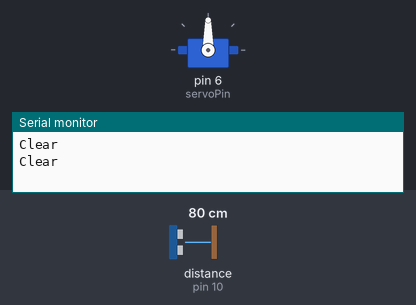
This sketch was run on a simulated Arduino Uno, built with avr-gcc and run on an emulated ATmega328P. Parts: servo, the last lines printed to the serial monitor. Wiring (inferred from the names in the program): ultrasonic range finder: trigger pin 9; echo pin 10. Inputs (shaded band) come from the test bench; at power-on: distance to the obstacle (sensor on pin 10) 80 cm. The echo pulse lasts 58.3 µs per cm.

Above: at 2.8 s.
2.9 s: distance to the obstacle (sensor on pin 10) set to 28 cm
5.0 s: distance to the obstacle (sensor on pin 10) set to 24 cm
At 5.16 s:
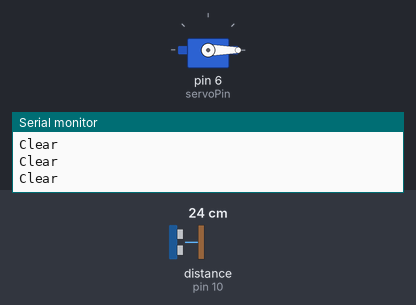
At 8.1 s:
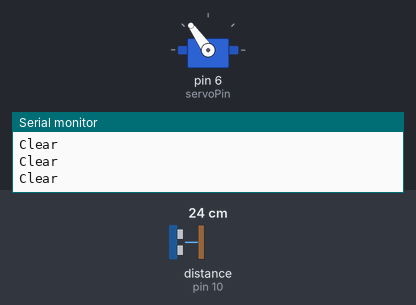
8.9 s: distance to the obstacle (sensor on pin 10) set to 35 cm
At 9.5 s:
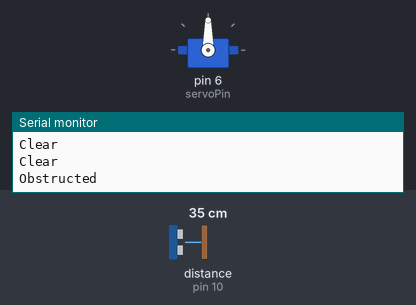
Timing chart, 0 to 11.9 s (numbered marks = the images above; inputs shaded):
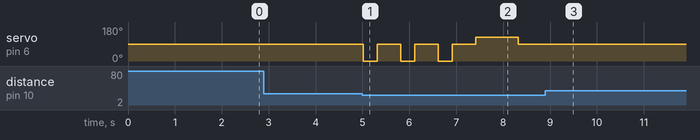

Measured:
- the behaviour switches between 26 and 25 cm on distance to the obstacle (sensor on pin 10) (found by bisection; images 0 and 1)
- after the input at 5.0 s, servo on pin 6 (servoPin): 90° → 0° at once, → 90° 0.30 s later, → 0° 0.50 s later, → 90° 0.30 s later, … (8 changes in this stretch)
- after the input at 8.9 s, servo on pin 6 (servoPin): stops changing and stays 90°

The sketch:

ObstacleAvoidance.ino
```cpp
#include <Servo.h>

// Initialize pins for the ultrasonic sensor and servo motor
int trigPin = 9;  // Ultrasonic sensor trigger pin
int echoPin = 10; // Ultrasonic sensor echo pin
int servoPin = 6; // Servo control pin

// Create a Servo object to control the continuous servo
Servo servo;

// Minimum distance threshold for the rover to stop and decide a new direction
int safeDistance = 25; // Distance in centimeters

void setup() {
  // Start serial communication to send data to the Raspberry Pi
  Serial.begin(9600);

  // Attach the servo to its control pin
  servo.attach(servoPin);

  // Configure the ultrasonic sensor pins
  pinMode(trigPin, OUTPUT); // Trigger pin sends pulses
  pinMode(echoPin, INPUT);  // Echo pin receives the reflected pulse
}

void loop() {
  // Make sure the servo is stopped
  servo.write(90);  // Stop servo
  delay(500);       // Allow the servo to settle

  // Measure the distance directly in front of the rover
  int distance = measureDistance();

  // Check if the measured distance is below the safe threshold
  if (distance < safeDistance) {
    // Obstacle detected - scan to find a clear path
    const char* bestDirection = scanForClearPath();

    // Send the chosen direction to the Raspberry Pi
    Serial.println(bestDirection);
  } else {
    // No obstacle detected - path ahead is clear
    Serial.println("Clear");
  }

  // Small delay to avoid excessive processing
  delay(1000);
}

// Function to measure distance using the ultrasonic sensor
int measureDistance() {
  // Send a 10-microsecond pulse to the trigger pin
  digitalWrite(trigPin, LOW);
  delayMicroseconds(2);
  digitalWrite(trigPin, HIGH);
  delayMicroseconds(10);
  digitalWrite(trigPin, LOW);

  // Measure the duration of the echo pulse in microseconds
  long duration = pulseIn(echoPin, HIGH);

  // Calculate distance in centimeters
  // Speed of sound = 343 m/s, so distance = (duration * 0.034) / 2
  int distance = duration * 0.034 / 2;
  return distance;
}

// Function to scan left, back, and right for the best clear path
const char* scanForClearPath() {
  int checkTime = 300; // Time (ms) to move the servo to each position
  int distance = 0;    // Variable to hold measured distances

  // Scan left
  servo.write(0);        // Move the servo counterclockwise (left)
  delay(checkTime);      // Wait for the servo to reach position
  servo.write(90);       // Stop the servo
  delay(500);            // Allow the servo to stabilize
  distance = measureDistance(); // Measure the distance on the left
  if (distance > safeDistance) {
    // Return to center if left is clear
    servo.write(125);    // Move back to center
    delay(checkTime);
    servo.write(90);     // Stop the servo
    return "L";          // Return "L" for left
  }

  // Scan back
  servo.write(0);        // Continue moving counterclockwise (back)
  delay(checkTime);      // Wait for the servo to reach position
  servo.write(90);       // Stop the servo
  delay(500);            // Allow the servo to stabilize
  distance = measureDistance(); // Measure the distance at the back
  if (distance > safeDistance) {
    // Return to center if back is clear
    servo.write(125);    // Move back to center
    delay(2 * checkTime); // Adjust delay for back position
    servo.write(90);     // Stop the servo
    return "B";          // Return "B" for back
  }

  // Scan right
  servo.write(0);        // Continue moving counterclockwise (right)
  delay(checkTime);      // Wait for the servo to reach position
  servo.write(90);       // Stop the servo
  delay(500);            // Allow the servo to stabilize
  distance = measureDistance(); // Measure the distance on the right
  if (distance > safeDistance) {
    // Return to center if right is clear
    servo.write(125);    // Move back to center
    delay(3 * checkTime); // Adjust delay for right position
    servo.write(90);     // Stop the servo
    return "R";          // Return "R" for right
  }

  // No clear path found - return to center position
  servo.write(125);      // Move back to center
  delay(3 * checkTime);  // Allow the servo to reposition
  servo.write(90);       // Stop the servo
  return "Obstructed";   // Indicate that no clear path was found
}
```
